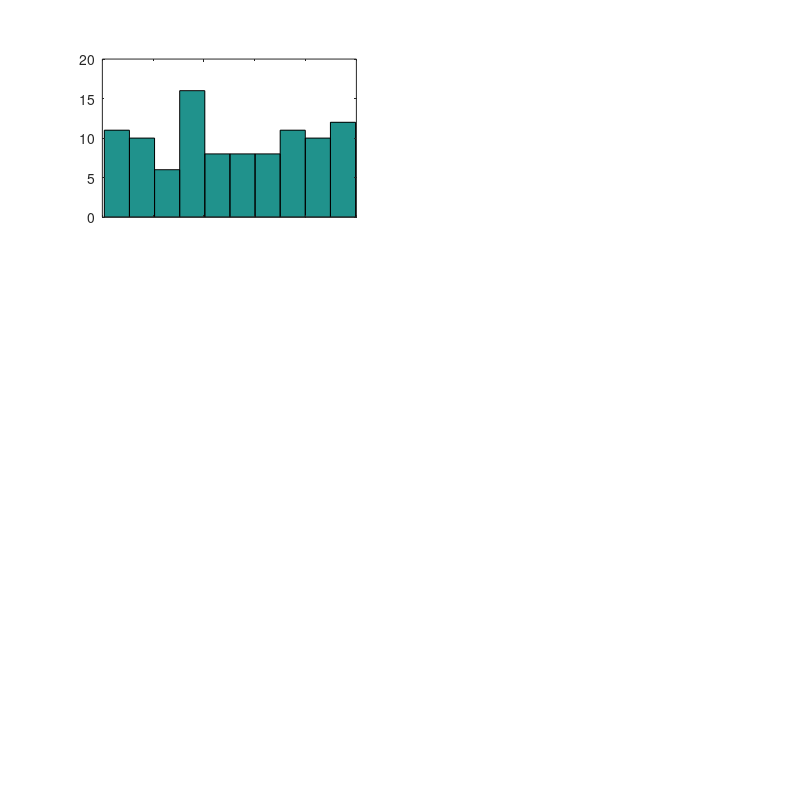

Reproduce this figure in MATLAB. (Note: this script raises an error after producing the figure.)
% Example script: Copy-paste the following into a script to try it!
% ############## EXAMPLE SCRIPT BEGINNING ##################
figure(1)
clf
set(gcf,'PaperUnits','centimeters', 'paperposition', [0 0 20 20])
% *********************** Adjust_space.m ************************ %
% Fields required by the function adjust_space.m. Please fill every
% of the following and call "adjust_space" in the script whenever
% you want. Do not touch four last fields
ncol = 2; % no. subplot column
nrow = 3; % no. subplot row
dx = 0.1 ; % horiz. space between subplots
dy = 0.1; % vert. space between subplots
lefs = 0.1; % very left of figure
rigs = 0.1; % very right of figure
tops = 0.1; % top of figure
bots = 0.1; % bottom of figure
figw = (1-(lefs+rigs+(ncol-1)*dx))/ncol;
figh = (1-(tops+bots+(nrow-1)*dy))/nrow;
count_col = 1;
count_row = 1;
% *************************************************************** %

for i = 1:(ncol.*nrow)

    subplot(nrow,ncol,i)
    
    hist(rand(100,1))
    
    if i == 2 | i == 4 | i == 6
        set(gca, 'yticklabel', '')
    end
    if i == 5 
        xlabel('xlabel')
    end
    if i == 1 | i == 2 | i == 3 | i == 4
        set(gca, 'xticklabel', '')
    end
    if i == 3
        ylabel('Freq')
    end
    
    adjust_space
end
% ############# EXAMPLE SCRIPT END ####################
%